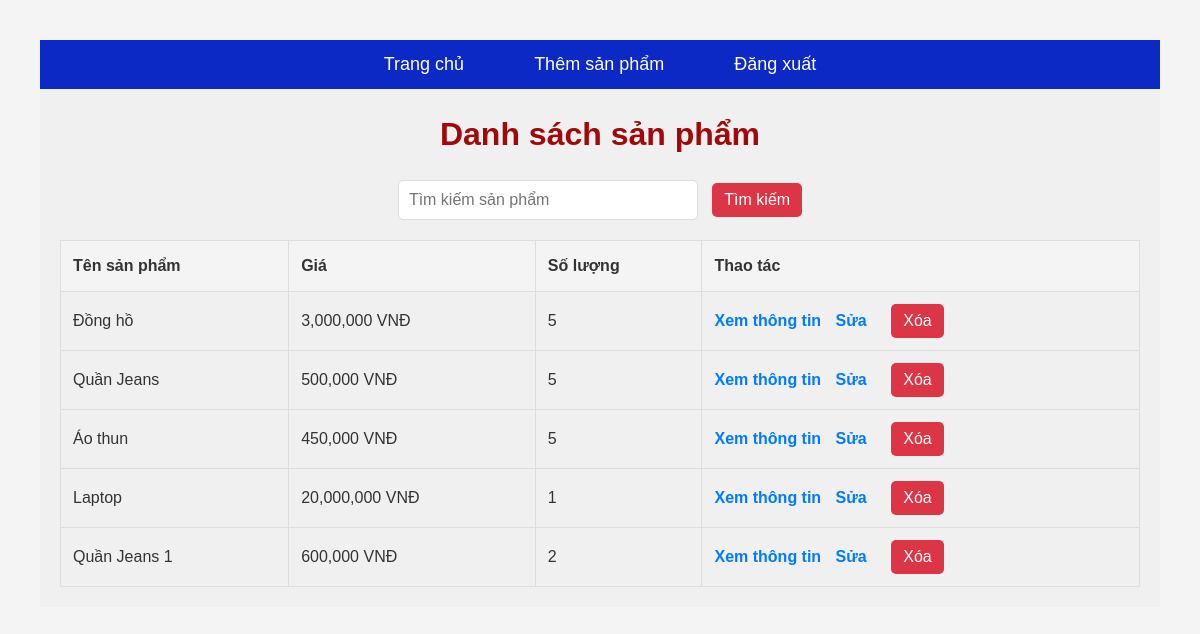
Screenshot of / (signed in) with the database file from the repository.
### app.py (models this page shows)
class Product(db.Model):
    id = db.Column(db.Integer, primary_key=True)
    name = db.Column(db.String(150), nullable=False)
    price = db.Column(db.Float, nullable=False)
    quantity = db.Column(db.Integer, nullable=False)
    image_url = db.Column(db.String(255), nullable=True)  # Cột ảnh sản phẩm

### app.py (the view)
@app.route('/')
@login_required
def index():
    products = Product.query.all()  # Get all products from the database
    for product in products:
        product.price = int(product.price)
    return render_template('index.html', products=products)

### app.py (called while the page is built)
@app.template_filter('intcomma')
def intcomma_filter(value):
    try:
        value = int(float(value))
        return "{:,}".format(value)
    except ValueError:
        return value

@login_manager.user_loader
def load_user(user_id):
    return User.query.get(int(user_id))

### templates/index.html (shortened to what this page needs)
<!DOCTYPE html>
<html lang="en">
<head>
    <link rel="stylesheet" href="{{
        url_for('static', filename='dashboard_styles.css') }}">
</head>
<body>
{% extends 'menu.html' %}
{% block content %}
<h1>Danh sách sản phẩm</h1>
<form method="GET" action="/">
    <input type="text" name="search" placeholder="Tìm kiếm sản phẩm">
    <button type="submit">Tìm kiếm</button>
  </form>
<table>
    <thead>
        <tr>
            <th>Tên sản phẩm</th>
            <th>Giá</th>
            <th>Số lượng</th>
            <th>Thao tác</th>
        </tr>
    </thead>
    <tbody>
        {% for product in products %}
        <tr>
            <td>{{ product.name }}</td>
            <td> {{ product.price | intcomma }} VNĐ </td>
            <td>{{ product.quantity }}</td>
            <td>
                <a href="{{ url_for('view_product', product_id=product.id) }}">Xem thông tin</a>
                <a href="{{ url_for('edit_product', product_id=product.id) }}">Sửa</a>
                    <form action="{{ url_for('delete_product', product_id=product.id) }}" method="POST" style="display:inline;">
                        <button type="submit" onclick="return confirm('Bạn có chắc chắn muốn xóa sản phẩm này?');">Xóa</button>
                </form>
            </td>
        </tr>
        {% endfor %}
    </tbody>
</table>
{% endblock %}

### templates/menu.html (shortened to what this page needs)
<!DOCTYPE html>
<html lang="vi">
<head>
    <link rel="stylesheet" href="{{ url_for('static', filename='menu.css') }}">
</head>
<body>
<nav>
    <ul>
        <li><a href="{{ url_for('index') }}">Trang chủ</a></li>
        <li><a href="{{ url_for('add_product') }}">Thêm sản phẩm</a></li>
        {% if current_user.is_authenticated %}
            <li><a href="{{ url_for('logout') }}">Đăng xuất</a></li>
        {% else %}
            <li><a href="{{ url_for('login') }}">Đăng nhập</a></li>
            <li><a href="{{ url_for('register') }}">Đăng ký</a></li>
        {% endif %}
    </ul>
</nav>
<div class="container">
{% block content %}
{% endblock %}
</body>
</html>

### static/dashboard_styles.css (style rules this page uses)
* { margin: 0; padding: 0; box-sizing: border-box; }
h1 { color: rgb(171, 19, 32); text-align: center; }
.container { background-color: #f0f0f0; padding: 20px; }
body { font-family: 'Arial', sans-serif; background-color: #f9f9f9; color: #333; line-height: 1.6; padding: 20px; }
h1 { font-size: 2rem; margin-bottom: 20px; color: #9f0909; }
form { margin-bottom: 20px; text-align: center; }
form input { padding: 10px; width: 300px; font-size: 1rem; border: 1px solid #ddd; border-radius: 5px; }
form button { padding: 10px 20px; font-size: 1rem; margin-left: 10px; border: none; background-color: #4CAF50; color: white; border-radius: 5px; cursor: pointer; transition: background-color 0.3s ease; }
table { width: 100%; border-collapse: collapse; margin-top: 20px; }
table th, table td { padding: 12px; text-align: left; border: 1px solid #ddd; font-size: 1rem; }
table th { background-color: #f4f4f4; font-weight: bold; }
table a { text-decoration: none; color: #007BFF; font-weight: bold; margin-right: 10px; }
button[type="submit"] { background-color: #dc3545; color: white; border: none; padding: 8px 12px; font-size: 1rem; border-radius: 5px; cursor: pointer; transition: background-color 0.3s ease; }
button { padding: 10px 15px; font-size: 1rem; background-color: #007BFF; color: white; border-radius: 5px; border: none; cursor: pointer; transition: background-color 0.3s ease; }

### static/menu.css (style rules this page uses)
* { margin: 0; padding: 0; box-sizing: border-box; }
body { font-family: Arial, sans-serif; background-color: #f4f4f4; }
nav { background-color: #0c28c5; padding: 10px 20px; }
nav ul { list-style: none; display: flex; justify-content: center; align-items: center; }
nav ul li { margin: 0 20px; }
nav ul li a { color: #fff; text-decoration: none; font-size: 18px; padding: 10px 15px; border-radius: 5px; transition: background-color 0.3s ease; }

### templates/index.html (style rules this page uses)
body { font-family: Arial, sans-serif; margin: 20px; }
table { width: 100%; border-collapse: collapse; }
th, td { padding: 10px; text-align: left; border: 1px solid #ddd; }
th { background-color: #f2f2f2; }

### rows the page displays
Product: name "Đồng hồ", price "3,000,000", quantity "5"
Product: name "Quần Jeans", price "500,000", quantity "5"
Product: name "Áo thun", price "450,000", quantity "5"
Product: name "Laptop", price "20,000,000", quantity "1"
Product: name "Quần Jeans 1", price "600,000", quantity "2"
